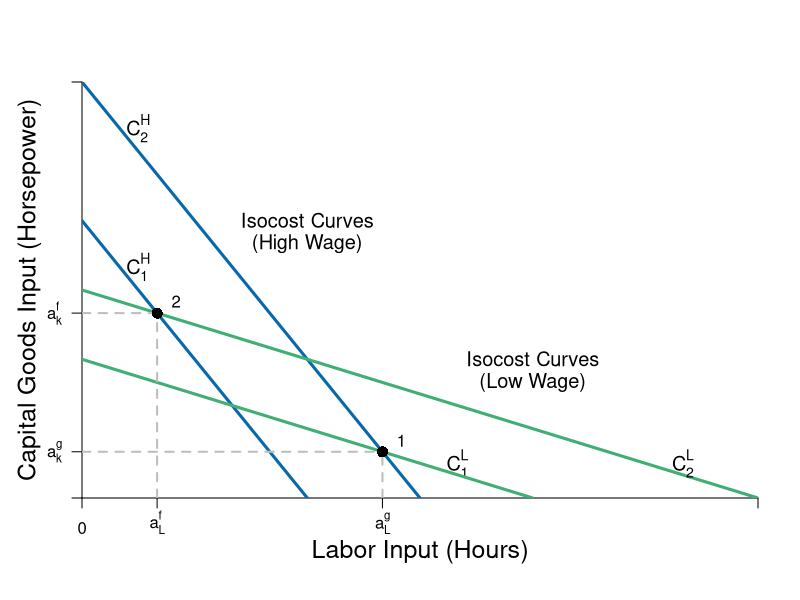

The R script that drew this image:
#require(shape)
pdf(file = "firmmarketsupply/isocost_labor.pdf", width = 9, height = 7)

#Set parameters for graphics
axislabelsize <- 1.5
labelsize <- 1.2
graphlinewidth <- 3
segmentlinewidth <- 2

COL <- c("#7fc97f", "#beaed4", "#fdc086", "#ffff99", "#386cb0", "#f0027f", "#bf5b17", "#666666")
COLA <- c("#e0f3db", "#99d8c9","#66c2a4","#41ae76", "#238b45", "#005824")
COLB <- c("#c6dbef", "#4eb3d3", "#2b8cbe", "#0868ac","#084081")
COLC <- c("#fcfbfd", "#efedf5", "#dadaeb", "#bcbddc", "#9e9ac8", "#807dba", "#6a51a3", "#54278f", "#3f007d")

xlims <- c(0, 18)
ylims <- c(0, 18)

npts <- 501 
x <- seq(xlims[1], xlims[2], length.out = npts)
y <- seq(ylims[1], ylims[2], length.out = npts) 
a <- c(46.08, 55, 64)
b <- c(46.08, 55, 64)

plot(0, 0, xlim = xlims, ylim = ylims, type = "n",
     xlab = expression(paste("")),
     ylab = expression(paste("")), 
     xaxt = "n", 
     yaxt = "n", 
     cex.lab = axislabelsize, 
     bty = "n",
     xaxs="i", 
     yaxs="i")

ticksy <- c(0, 2, 8, ylims[2])
ylabels <- c(NA, expression(paste(a[k]^g)), expression(paste(a[k]^f)), NA)
ticksx <- c(0, 2, 8, xlims[2])
xlabels <- c(0, expression(paste(a[L]^f)), expression(paste(a[L]^g)), NA)

axis(1, at = ticksx, pos = 0, labels = xlabels)
axis(2, at = ticksy, pos = 0, labels = ylabels, las = 1)

npts <- 500 
xx1 <- seq(xlims[1], xlims[2], length.out = npts)

# c_1^H
segments(0, 18, 9, 0, lty = 1, col = COLB[4] , lwd = graphlinewidth) 
text(1.5, 10, expression(paste(C[1]^H)), cex = labelsize)
# c_2^H
segments(0, 12, 6, 0, lty = 1, col = COLB[4] , lwd = graphlinewidth) 
text(1.5, 16, expression(paste(C[2]^H)), cex = labelsize)
# c_1^L
segments(0, 9, 18, 0, lty = 1, col = COLA[4] , lwd = graphlinewidth)
text(10, 1.5, expression(paste(C[1]^L)), cex = labelsize)
# c_2^L
segments(0, 6, 12, 0, lty = 1, col = COLA[4] , lwd = graphlinewidth) 
text(16, 1.5, expression(paste(C[2]^L)), cex = labelsize)
# Label Lines

# Segment af_k to 2
segments(0, 8, 2, 8, lty = 2, col = "gray" , lwd = segmentlinewidth)

# Segment af_L to 2
segments(2, 0, 2, 8, lty = 2, col = "gray" , lwd = segmentlinewidth)

# Segment ag_k to 1
segments(0, 2, 8, 2, lty = 2, col = "gray" , lwd = segmentlinewidth)

# Segment ag_L to 1
segments(8, 0, 8, 2, lty = 2, col = "gray" , lwd = segmentlinewidth)

# Label x,y axis

mtext(expression(paste("Labor Input (Hours)")), side=1, line = 2.5, cex = axislabelsize)
text(-1.4, 0.5*ylims[2], expression(paste("Capital Goods Input (Horsepower)")), xpd = TRUE, cex = axislabelsize, srt = 90) 


# Label Isocost H
text(12, 6, expression(paste("Isocost Curves")), cex = labelsize)
text(12, 5, expression(paste("(Low Wage)")), cex = labelsize)
# Label Isocost L
text(6, 12, expression(paste("Isocost Curves")), cex = labelsize)
text(6, 11, expression(paste("(High Wage)")), cex = labelsize)
# Label Point 1 + 2
points(2, 8, pch = 16, col = "black", cex = 1.5)
text(2.5, 8.5, expression(2))

points(8, 2, pch = 16, col = "black", cex = 1.5)
text(8.5, 2.5, expression(1))



dev.off()
